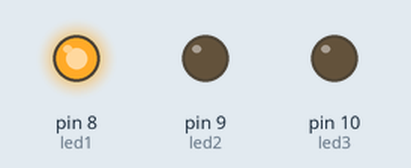
Simulated run of this sketch. Board: Arduino Uno, built with avr-gcc and run on an emulated ATmega328P. Shown: output pins drawn as LEDs (lit = HIGH).

Above: at 0.05 s.
At 0.75 s:
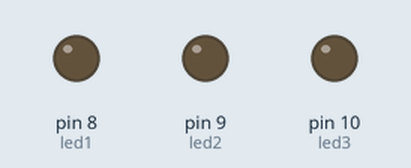
At 1.45 s:
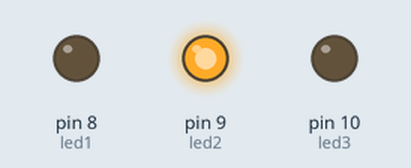
At 2.85 s:
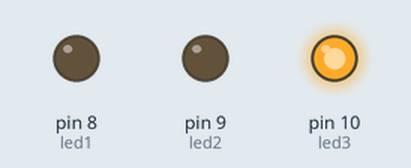
Timing chart, 0 to 3.1 s (numbered marks = the images above):
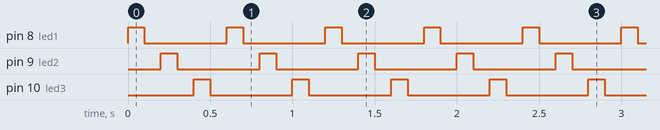

Measured:
- by itself, pin 8 (led1), pin 9 (led2), pin 10 (led3): alternates HIGH for 0.10 s and LOW for 0.50 s

The sketch:

10.Multiple_LEDs.ino
```cpp
int led1 = 8;
int led2 = 9;
int led3 = 10;
void setup()
{ pinMode(led1, OUTPUT); // setup the three pin as output:
 pinMode(led2, OUTPUT);
 pinMode(led3, OUTPUT);
}
void loop() // put the main code here to run repeatedly
 {
 digitalWrite(led1, HIGH); // turn the LED on (HIGH is the voltage level)
 delay(100); // wait for 100ms
 digitalWrite(led1, LOW); // turn the LED off by making the voltage LOW
 delay(100); // wait for 100ms
 digitalWrite(led2, HIGH); // turn the LED on (HIGH is the voltage level)
 delay(100); // wait for 100ms
 digitalWrite(led2, LOW); // turn the LED off by making the voltage LOW
 delay(100); // wait for 100ms
 digitalWrite(led3, HIGH); // turn the LED on (HIGH is the voltage level)
 delay(100); // wait for 100ms
 digitalWrite(led3, LOW); // turn the LED off by making the voltage LOW
 delay(100); // wait for 100ms
}
```
